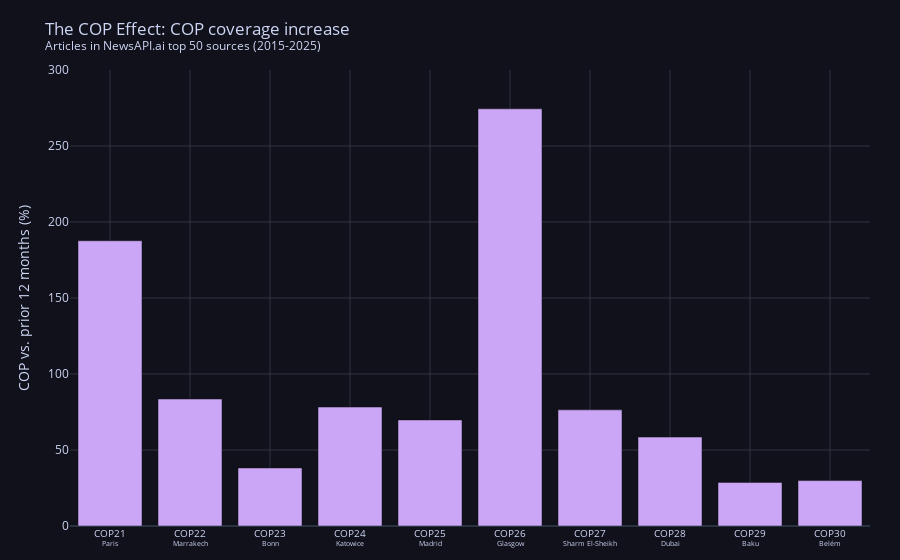

Notebook code for this chart:
### Code cell
fig = go.Figure()

fig.add_trace(
    go.Bar(
        x=cop_effect_df.index,
        y=cop_effect_df["pct_change"],
        marker=dict(color=mocha["mauve"]),
        name="COP effect (%)",
    )
)

fig.update_layout(
    template="plotly_dark",
    paper_bgcolor=mocha["crust"],
    plot_bgcolor=mocha["crust"],
    font=dict(color=mocha["text"]),
    xaxis=dict(gridcolor=mocha["surface0"]),
    yaxis=dict(gridcolor=mocha["surface0"], title="COP vs. prior 12 months (%)"),
    showlegend=False,
    title="The COP Effect: COP coverage increase<br><sup>Articles in NewsAPI.ai top 50 sources (2015-2025)</sup>",
    margin=dict(l=70, r=30, t=70, b=30),
)

# Set ylim
fig.update_yaxes(range=[0, 300])

# Set hover as 0 decimal places (rounded to nearest whole percent)
fig.update_traces(hovertemplate=f"%{{y:.0f}}%")

# Lower font size of x axis labels
fig.update_xaxes(showgrid=True, tickfont=dict(size=10))
fig.update_yaxes(showgrid=True)

fig.show()

fig.write_html(
    "cop_effect.html",
    config={
        "displayModeBar": True,
        "displaylogo": False,
        "modeBarButtonsToRemove": [
            "pan2d",
            "lasso2d",
            "select2d",
            "zoom2d",
            "zoomIn2d",
            "zoomOut2d",
            "autoScale2d",
            "resetScale2d",
        ],
    },
)

### Figure 1 — Plotly figure (JSON) as saved in the notebook; plotly's stock layout.template omitted (floating-point values rounded to 4 significant figures)
{"data": [{"hovertemplate": "%{y:.0f}%", "marker": {"color": "#cba6f7"}, "name": "COP effect (%)", "type": "bar", "x": ["COP21<br><sup>Paris</sup>", "COP22<br><sup>Marrakech</sup>", "COP23<br><sup>Bonn</sup>", "COP24<br><sup>Katowice</sup>", "COP25<br><sup>Madrid</sup>", "COP26<br><sup>Glasgow</sup>", "COP27<br><sup>Sharm El-Sheikh</sup>", "COP28<br><sup>Dubai</sup>", "COP29<br><sup>Baku</sup>", "COP30<br><sup>Belém</sup>"], "y": [187.7, 83.55, 38.2, 78.26, 69.79, 274.5, 76.41, 58.52, 28.7, 29.87]}], "layout": {"font": {"color": "#cdd6f4"}, "margin": {"b": 30, "l": 70, "r": 30, "t": 70}, "paper_bgcolor": "#11111b", "plot_bgcolor": "#11111b", "showlegend": false, "title": {"text": "The COP Effect: COP coverage increase<br><sup>Articles in NewsAPI.ai top 50 sources (2015-2025)</sup>"}, "xaxis": {"gridcolor": "#313244", "showgrid": true, "tickfont": {"size": 10}}, "yaxis": {"gridcolor": "#313244", "range": [0, 300], "showgrid": true, "title": {"text": "COP vs. prior 12 months (%)"}}}}
